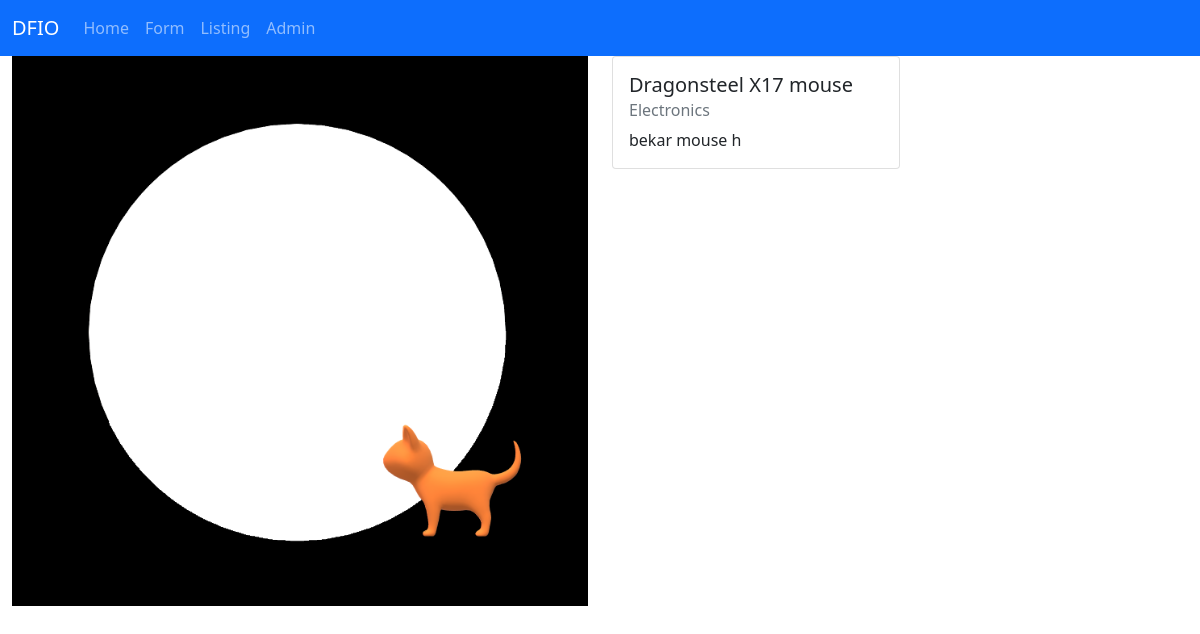
/detail/1, run on the app's committed database.
### home/models.py (models this page shows, shortened)
class Product(models.Model):
    name = models.CharField(max_length=100, unique=True)
    description = models.TextField()
    price = models.DecimalField(max_digits=8, decimal_places=2)
    category = models.ForeignKey(Category, on_delete=models.DO_NOTHING)
    is_featured = models.BooleanField(default=False)
    barcode = models.CharField(max_length=13, unique=True)
    created_on = models.DateTimeField(auto_now_add=True)
    img = models.ImageField(upload_to='images/', blank=True, null=True)
    class Meta:
        verbose_name = 'Product'
        verbose_name_plural = 'Products'

class Category(models.Model):
    name = models.CharField(max_length=200)
    def __str__(self):
        return self.name

### home/views.py (the view)
# urls.py: path('detail/<int:id>', views.detailview, name='detail'),
def detailview(request,id):
    product = get_object_or_404(Product, pk=id)
    ctx = {'product': product,}
    return render(request, 'detail.html', ctx)

### templates/detail.html
{% extends 'base.html' %}
{% block body %}
<div class="container-fluid">
    <div class="row">
        <div class="col-md-6">
            <img src="{{product.img.url}}" alt="{{product.name}}" class="img-fluid">
        </div>
        <div class="col-md-6">
            <div class="card" style="width:18rem;">
                <div class="card-body">
                    <h5 class="card-title">{{product.name}}</h5>
                    <h6 class="card-subtitle mb-2 text-muted ">{{product.category}}</h6>
                    <p class="card-text">{{product.description}}</p>
                </div>
            </div>
        </div>
    </div>
</div>
{% endblock body %}

### data on the page
Product: img (picture), name "Dragonsteel X17 mouse", category "Electronics", description "bekar mouse h"
